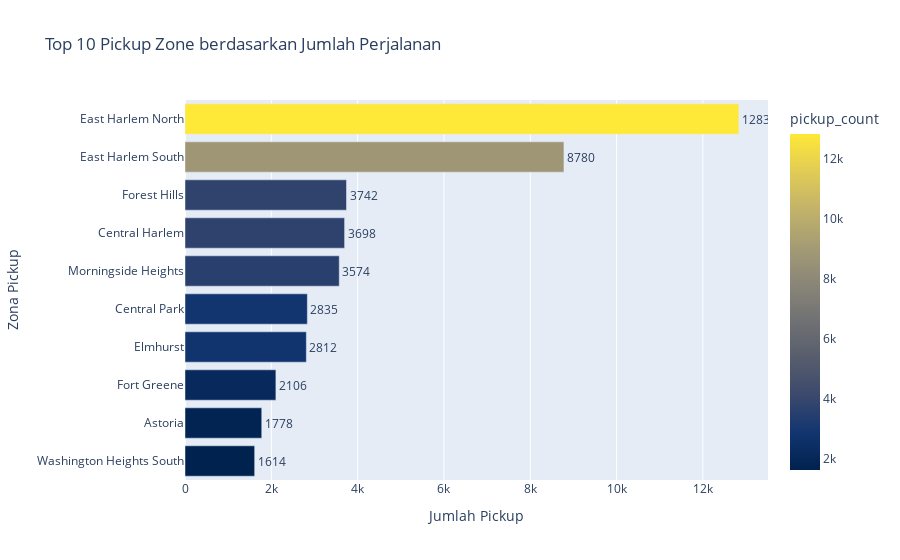

This figure's notebook cell:
### Markdown cell above
### Jumlah Perjalanan

### Code cell
top_pu_count = df['PU_Zone'].value_counts().head(10).reset_index()
top_pu_count.columns = ['PU_Zone', 'pickup_count']

fig = px.bar(
    top_pu_count,
    x='pickup_count',
    y='PU_Zone',
    orientation='h',
    text='pickup_count',
    color='pickup_count',
    color_continuous_scale='cividis',
    title='Top 10 Pickup Zone berdasarkan Jumlah Perjalanan'
)
fig.update_traces(textposition='outside')
fig.update_layout(yaxis={'categoryorder':'total ascending'},
                  xaxis_title='Jumlah Pickup',
                  yaxis_title='Zona Pickup')
fig.show()

### Figure 1 — Plotly figure (JSON) as saved in the notebook; plotly's stock layout.template omitted (floating-point values rounded to 4 significant figures)
{"data": [{"hovertemplate": "pickup_count=%{marker.color}<br>PU_Zone=%{y}<extra></extra>", "legendgroup": "", "marker": {"color": [12833, 8780, 3742, 3698, 3574, 2835, 2812, 2106, 1778, 1614], "coloraxis": "coloraxis", "pattern": {"shape": ""}}, "name": "", "orientation": "h", "showlegend": false, "text": [12830.0, 8780.0, 3742.0, 3698.0, 3574.0, 2835.0, 2812.0, 2106.0, 1778.0, 1614.0], "textposition": "outside", "type": "bar", "x": [12833, 8780, 3742, 3698, 3574, 2835, 2812, 2106, 1778, 1614], "xaxis": "x", "y": ["East Harlem North", "East Harlem South", "Forest Hills", "Central Harlem", "Morningside Heights", "Central Park", "Elmhurst", "Fort Greene", "Astoria", "Washington Heights South"], "yaxis": "y"}], "layout": {"barmode": "relative", "coloraxis": {"colorbar": {"title": {"text": "pickup_count"}}, "colorscale": [[0, "#00224e"], [0.1111, "#123570"], [0.2222, "#3b496c"], [0.3333, "#575d6d"], [0.4444, "#707173"], [0.5556, "#8a8678"], [0.6667, "#a59c74"], [0.7778, "#c3b369"], [0.8889, "#e1cc55"], [1, "#fee838"]]}, "legend": {"tracegroupgap": 0}, "title": {"text": "Top 10 Pickup Zone berdasarkan Jumlah Perjalanan"}, "xaxis": {"anchor": "y", "domain": [0, 1], "title": {"text": "Jumlah Pickup"}}, "yaxis": {"anchor": "x", "categoryorder": "total ascending", "domain": [0, 1], "title": {"text": "Zona Pickup"}}}}
